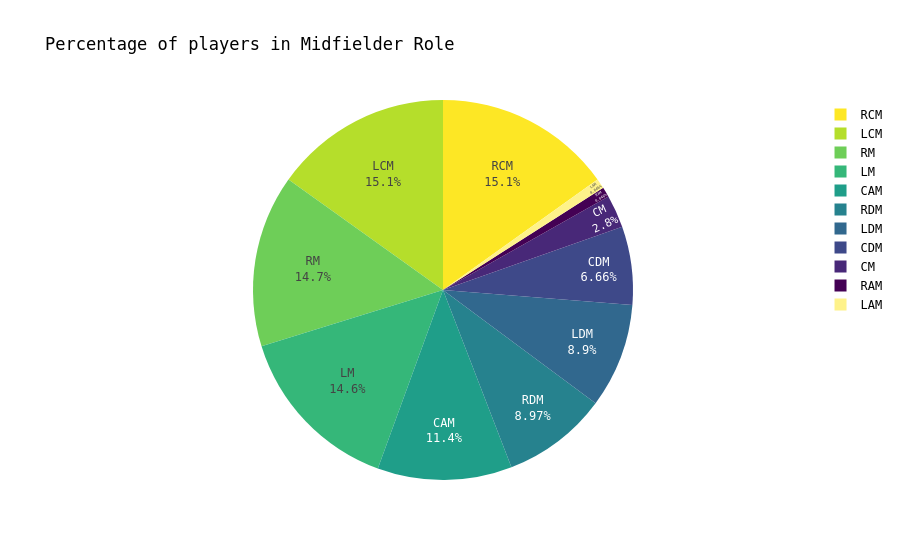

Notebook source saved alongside this figure:
### Markdown cell above
**Conclusion:**<br>
Among the attacking positions, ST (Striker) has the highest proportion of players, followed by RW (Right Winger) and LW (Left Winger). This suggests that in the FIFA 20 dataset, the central striker role is the most common attacking position, with wingers also being significantly represented.

### Code cell
mid = ['CAM', 'RCM', 'CDM', 'LDM', 'RM', 'LCM', 'LM', 'RDM', 'RAM','CM', 'LAM']
sample = df.query('team_position in @mid')
fig = px.pie(sample, names='team_position',
             color_discrete_sequence=px.colors.sequential.Viridis_r,
             title='Percentage of players in Midfielder Role')
fig.update_traces(textposition='inside', textinfo='percent+label')
fig.update_layout(paper_bgcolor='rgba(0,0,0,0)',
                  plot_bgcolor='rgba(0,0,0,0)',
                  font=dict(family='Cambria, monospace', size=12, color='#000000'))
fig.show()

### Figure 1 — Plotly figure (JSON) as saved in the notebook; plotly's stock layout.template omitted (floating-point values rounded to 4 significant figures; data arrays with more than 128 entries replaced by an {"elided": "..."} marker saying what was removed)
{"data": [{"domain": {"x": [0, 1], "y": [0, 1]}, "hovertemplate": "team_position=%{label}<extra></extra>", "labels": {"elided": "2719 str values"}, "legendgroup": "", "name": "", "showlegend": true, "textinfo": "percent+label", "textposition": "inside", "type": "pie"}], "layout": {"font": {"color": "#000000", "family": "Cambria, monospace", "size": 12}, "legend": {"tracegroupgap": 0}, "paper_bgcolor": "rgba(0,0,0,0)", "piecolorway": ["#fde725", "#b5de2b", "#6ece58", "#35b779", "#1f9e89", "#26828e", "#31688e", "#3e4989", "#482878", "#440154"], "plot_bgcolor": "rgba(0,0,0,0)", "title": {"text": "Percentage of players in Midfielder Role"}}}
